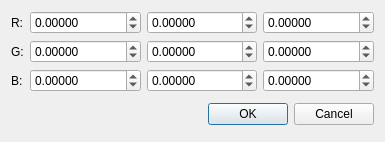
<?xml version="1.0" encoding="UTF-8"?>
<ui version="4.0">
 <class>ScreenColorsDialog</class>
 <widget class="QDialog" name="ScreenColorsDialog">
  <property name="geometry">
   <rect>
    <x>0</x>
    <y>0</y>
    <width>385</width>
    <height>142</height>
   </rect>
  </property>
  <property name="sizePolicy">
   <sizepolicy hsizetype="Minimum" vsizetype="Minimum">
    <horstretch>0</horstretch>
    <verstretch>0</verstretch>
   </sizepolicy>
  </property>
  <property name="windowTitle">
   <string>Screen Colors XYZ Coordinates</string>
  </property>
  <property name="locale">
   <locale language="English" country="UnitedStates"/>
  </property>
  <layout class="QVBoxLayout" name="verticalLayout">
   <item>
    <layout class="QGridLayout" name="gridLayout" columnstretch="0,1,1,1">
     <item row="0" column="1">
      <widget class="QDoubleSpinBox" name="m00">
       <property name="decimals">
        <number>5</number>
       </property>
       <property name="minimum">
        <double>-100.000000000000000</double>
       </property>
       <property name="maximum">
        <double>100.000000000000000</double>
       </property>
       <property name="singleStep">
        <double>0.010000000000000</double>
       </property>
      </widget>
     </item>
     <item row="1" column="1">
      <widget class="QDoubleSpinBox" name="m10">
       <property name="decimals">
        <number>5</number>
       </property>
       <property name="minimum">
        <double>-100.000000000000000</double>
       </property>
       <property name="singleStep">
        <double>0.010000000000000</double>
       </property>
      </widget>
     </item>
     <item row="2" column="1">
      <widget class="QDoubleSpinBox" name="m20">
       <property name="decimals">
        <number>5</number>
       </property>
       <property name="minimum">
        <double>-100.000000000000000</double>
       </property>
       <property name="singleStep">
        <double>0.010000000000000</double>
       </property>
      </widget>
     </item>
     <item row="1" column="2">
      <widget class="QDoubleSpinBox" name="m11">
       <property name="decimals">
        <number>5</number>
       </property>
       <property name="minimum">
        <double>-100.000000000000000</double>
       </property>
       <property name="singleStep">
        <double>0.010000000000000</double>
       </property>
      </widget>
     </item>
     <item row="1" column="3">
      <widget class="QDoubleSpinBox" name="m12">
       <property name="decimals">
        <number>5</number>
       </property>
       <property name="minimum">
        <double>-100.000000000000000</double>
       </property>
       <property name="singleStep">
        <double>0.010000000000000</double>
       </property>
      </widget>
     </item>
     <item row="0" column="2">
      <widget class="QDoubleSpinBox" name="m01">
       <property name="decimals">
        <number>5</number>
       </property>
       <property name="minimum">
        <double>-100.000000000000000</double>
       </property>
       <property name="maximum">
        <double>100.000000000000000</double>
       </property>
       <property name="singleStep">
        <double>0.010000000000000</double>
       </property>
      </widget>
     </item>
     <item row="2" column="2">
      <widget class="QDoubleSpinBox" name="m21">
       <property name="decimals">
        <number>5</number>
       </property>
       <property name="minimum">
        <double>-100.000000000000000</double>
       </property>
       <property name="singleStep">
        <double>0.010000000000000</double>
       </property>
      </widget>
     </item>
     <item row="0" column="3">
      <widget class="QDoubleSpinBox" name="m02">
       <property name="decimals">
        <number>5</number>
       </property>
       <property name="minimum">
        <double>-100.000000000000000</double>
       </property>
       <property name="maximum">
        <double>100.000000000000000</double>
       </property>
       <property name="singleStep">
        <double>0.010000000000000</double>
       </property>
      </widget>
     </item>
     <item row="2" column="3">
      <widget class="QDoubleSpinBox" name="m22">
       <property name="decimals">
        <number>5</number>
       </property>
       <property name="minimum">
        <double>-100.000000000000000</double>
       </property>
       <property name="singleStep">
        <double>0.010000000000000</double>
       </property>
      </widget>
     </item>
     <item row="0" column="0">
      <widget class="QLabel" name="label">
       <property name="text">
        <string>R:</string>
       </property>
      </widget>
     </item>
     <item row="1" column="0">
      <widget class="QLabel" name="label_2">
       <property name="text">
        <string>G:</string>
       </property>
      </widget>
     </item>
     <item row="2" column="0">
      <widget class="QLabel" name="label_3">
       <property name="text">
        <string>B:</string>
       </property>
      </widget>
     </item>
    </layout>
   </item>
   <item>
    <widget class="QDialogButtonBox" name="buttonBox">
     <property name="sizePolicy">
      <sizepolicy hsizetype="Minimum" vsizetype="Minimum">
       <horstretch>0</horstretch>
       <verstretch>0</verstretch>
      </sizepolicy>
     </property>
     <property name="orientation">
      <enum>Qt::Horizontal</enum>
     </property>
     <property name="standardButtons">
      <set>QDialogButtonBox::Cancel|QDialogButtonBox::Ok</set>
     </property>
    </widget>
   </item>
  </layout>
 </widget>
 <resources/>
 <connections>
  <connection>
   <sender>buttonBox</sender>
   <signal>accepted()</signal>
   <receiver>ScreenColorsDialog</receiver>
   <slot>accept()</slot>
   <hints>
    <hint type="sourcelabel">
     <x>248</x>
     <y>254</y>
    </hint>
    <hint type="destinationlabel">
     <x>157</x>
     <y>274</y>
    </hint>
   </hints>
  </connection>
  <connection>
   <sender>buttonBox</sender>
   <signal>rejected()</signal>
   <receiver>ScreenColorsDialog</receiver>
   <slot>reject()</slot>
   <hints>
    <hint type="sourcelabel">
     <x>316</x>
     <y>260</y>
    </hint>
    <hint type="destinationlabel">
     <x>286</x>
     <y>274</y>
    </hint>
   </hints>
  </connection>
 </connections>
</ui>
